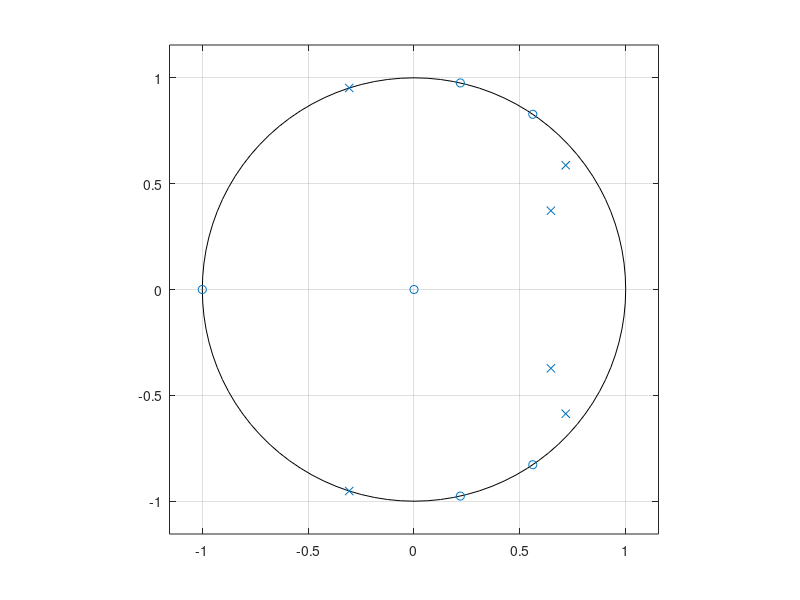

MATLAB code for this plot:
close,clear,clc
N1=[1 -1.122346 1];
N2=[1 -0.437833 1];
N3=[1 1 0];

D1=[1 -1.433509 0.85811];
D2=[1 -1.293601 0.556929];
D3=[1 0.612159 1];

sos= [N1 D1; N2 D2; N3 D3];
[b , a]=sos2tf(sos);
[r, p, k]=residuez(b , a)
zplane(b,a)